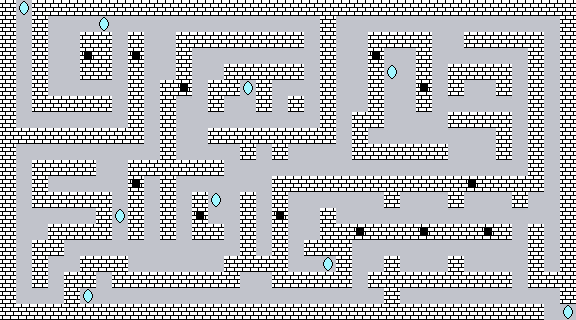

This game map was drawn from its Tiled (.tmx) file and the tilesets committed beside it. A one-line description and the trimmed map source follow:
An orthogonal 36x20 tile map with 16x16 px tiles, 4 tile layers (地板, 墙壁, 陷阱, 水晶), 5 tilesets.

<map version="1.0" orientation="orthogonal" width="36" height="20" tilewidth="16" tileheight="16">
 <tileset firstgid="1" name="terrain" tilewidth="16" tileheight="16" spacing="2" margin="2">
  <image source="terrain.png" width="182" height="20" />
 </tileset>
 <tileset firstgid="11" name="floor" tilewidth="16" tileheight="16">
  <image source="floor.png" width="16" height="16" />
 </tileset>
 <tileset firstgid="12" name="wall" tilewidth="16" tileheight="16">
  <image source="wall.png" width="16" height="16" />
 </tileset>
 <tileset firstgid="13" name="wall_trap" tilewidth="16" tileheight="16">
  <image source="wall_trap.png" width="16" height="16" />
 </tileset>
 <tileset firstgid="14" name="crystal" tilewidth="16" tileheight="16">
  <image source="crystal.png" width="16" height="16" />
 </tileset>
 <layer name="地板" width="36" height="20">
  <data>[720 cells, 720 non-empty, 1 distinct tile ids]</data>
 </layer>
 <layer name="墙壁" width="36" height="20">
  <data>[720 cells, 347 non-empty, 2 distinct tile ids]</data>
 </layer>
 <layer name="陷阱" width="36" height="20">
  <data>[720 cells, 12 non-empty, 1 distinct tile ids]</data>
 </layer>
 <layer name="水晶" width="36" height="20">
  <data>[720 cells, 9 non-empty, 1 distinct tile ids]</data>
 </layer>
</map>